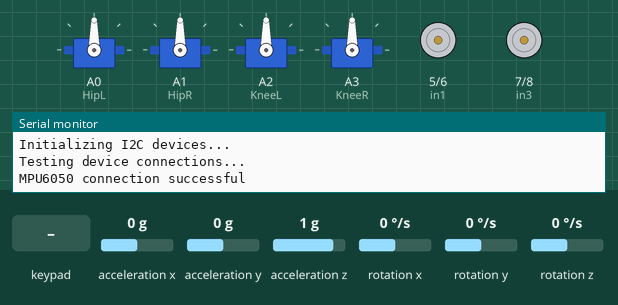
Simulated run of this sketch. Board: Arduino Uno, built with avr-gcc and run on an emulated ATmega328P. Parts: 4 × servo, motor-driver pin pairs drawn as motors (green arrow = first pin HIGH = forward, orange = second pin HIGH = backward, longer = more drive, scaled by the enable pin), the last lines printed to the serial monitor. The inputs (shaded band) are chosen by the test bench; at power-on: acceleration x 0 g, acceleration y 0 g, acceleration z 1 g, rotation x 0 °/s, rotation y 0 °/s, rotation z 0 °/s.

Above: at 0.1 s.
At 3.7 s:
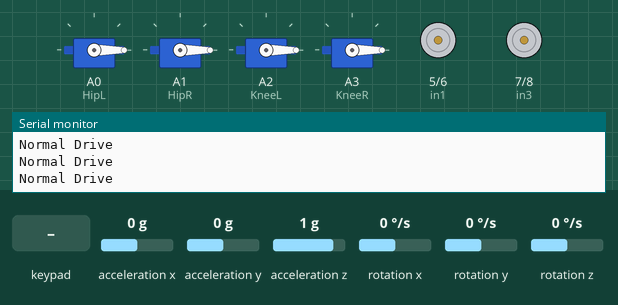
3.8 s: key 'T' pressed
At 3.95 s:
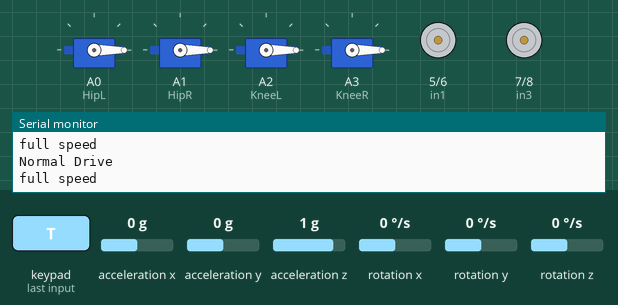
Timing chart, 0 to 6.8 s (numbered marks = the images above; inputs shaded):
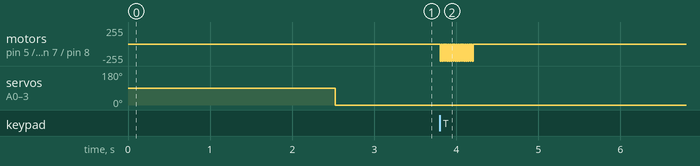

Measured:
- after the input at 3.8 s, motor on pin 5 (in1) / pin 6 (in2), motor on pin 7 (in3) / pin 8 (in4): alternates backward 255/255 for 0.01 s and stopped for 0.02 s, 32 changes in all, then stays stopped, starting at once

The sketch:

insane_calculation.ino
```cpp
#include <PS2X_lib.h>
#include <Servo.h>
#include <Wire.h>
#include <I2Cdev.h>
#include <MPU6050.h>
//////////////////////////////////////////////////////////////////////
////////////////////////////// MPU6050 ///////////////////////////////
//////////////////////////////////////////////////////////////////////
MPU6050 accelgyro;

#define runEvery(t) for (static long _lasttime;\
                         (uint16_t)((uint16_t)millis() - _lasttime) >= (t);\
                         _lasttime += (t))


int16_t ax, ay, az;
float accBiasX, accBiasY, accBiasZ;
float accAngleX, accAngleY;
double accPitch, accRoll;

int16_t gx, gy, gz;
float gyroBiasX, gyroBiasY, gyroBiasZ;
float gyroRateX, gyroRateY, gyroRateZ;
float gyroBias_oldX, gyroBias_oldY, gyroBias_oldZ;
float gyroPitch = 180;
float gyroRoll = -180;
float gyroYaw = 0;

uint32_t timer;

// input
double InputPitch, InputRoll;

// initial values
double InitialRoll;

//////////////////////////////////////////////////////////////////////
//////////////////////////////  Normal ///////////////////////////////
//////////////////////////////////////////////////////////////////////

PS2X ps2x;
int mode=1;
Servo HipL, HipR, KneeL, KneeR;
int X, Y, x, y, a1, b1, a2, b2;
const int in1 = 5;
const int in2 = 6;
const int in3 = 7;
const int in4 = 8;
const int enA = 3;
const int enB = 9;
int fspeed = 255;
int rspeed, lspeed;
byte PS2 = 0;

///////////////////////////////////////////////////////////////////
////////////////////////////  SETUP  //////////////////////////////
///////////////////////////////////////////////////////////////////

void setup() {

  ////////////////////////  NORMAL SETUP  //////////////////////////////

  pinMode(in1, OUTPUT);
  pinMode(in2, OUTPUT);
  pinMode(in3, OUTPUT);
  pinMode(in4, OUTPUT);
  pinMode(enA, OUTPUT);
  pinMode(enB, OUTPUT);
  PS2 = ps2x.config_gamepad(13, 11, 10, 12, false, false);
  HipL.attach(A0);
  HipR.attach(A1);
  KneeL.attach(A2);
  KneeR.attach(A3);
  x = 0;
  y = 0;
  Serial.begin(57600);

  //////////////////////////////// MPU SETUP  /////////////////////////

  Serial.println("Initializing I2C devices...");
  accelgyro.initialize();

  // verify connection
  Serial.println("Testing device connections...");
  Serial.println(accelgyro.testConnection() ? "MPU6050 connection successful" : "MPU6050 connection failed");

  delay(1500);


 //TODO: Better calibration
  accelgyro.setXAccelOffset(-3522);
  accelgyro.setYAccelOffset(2488);
  accelgyro.setZAccelOffset(1022);
  accelgyro.setXGyroOffset(30);
  accelgyro.setYGyroOffset(1682);
  accelgyro.setZGyroOffset(116);

  gyroBiasX = 0;
  gyroBiasY = 0;
  gyroBiasZ = 0;

  accBiasX = 0;//4
  accBiasY = 0;//-4
  accBiasZ = 0;//16378

  //Get Starting Pitch and Roll
  accelgyro.getMotion6(&ax, &ay, &az, &gx, &gy, &gz);

  accPitch = (atan2(-ax, -az) + PI) * RAD_TO_DEG;
  accRoll = (atan2(ay, -az) + PI) * RAD_TO_DEG;

  if (accPitch <= 360 & accPitch >= 180) {
    accPitch = accPitch - 360;
  }

  if (accRoll <= 360 & accRoll >= 180) {
    accRoll = accRoll - 360;
  }

  gyroPitch = accPitch;
  gyroRoll = accRoll;

  timer = micros();
  delay(1000);
  initializeValues ();

}  //_____________________ END OF SET UP________________________________
   /////////////////////////////////////////////////////////////////////


double Setpoint;
void initializeValues() {

  accelgyro.getMotion6(&ax, &ay, &az, &gx, &gy, &gz);

  //////////////////////
  //  Accelerometer   //
  //////////////////////
  accPitch = (atan2(-ax/182.0, -az/182.0) + PI) * RAD_TO_DEG;
  accRoll = (atan2(ay/182.0, -az/182.0) + PI) * RAD_TO_DEG;

  if (accRoll <= 360 & accRoll >= 180) {
    accRoll = accRoll - 360;
  }

  //////////////////////
  //      GYRO        //
  //////////////////////

  gyroRateX = ((int)gx - gyroBiasX) * 131;

  gyroPitch += gyroRateY * ((double)(micros() - timer) / 1000000);


  timer = micros();
  InitialRoll = accRoll;

  Setpoint = InitialRoll;
}
double filtered = 0;


//////////////////////////////////////////////////////////////////
////////////////////////// LOOP //////////////////////////////////
//////////////////////////////////////////////////////////////////

void loop() {
  ps2x.read_gamepad();
  int mode =1;
  if(ps2x.Button(PSB_SELECT)){
    mode+=1;
  }
  if(mode%2==1){
    Normal();
    Serial.println("Normal Drive");

  }
  else if (mode%2==0){
    Balance();
    Serial.println("self balanced drive");
  }
  else{
    mode=1;
  }

}

/////////////////////////////////////////////////////////////////////
//////////////////////////// Normal mode ////////////////////////////
/////////////////////////////////////////////////////////////////////

void Normal(){
  if (ps2x.Button(PSB_GREEN)) {
    digitalWrite(in1, LOW);
    digitalWrite(in2, HIGH );
    digitalWrite(in3, LOW);
    digitalWrite(in4, HIGH);
    analogWrite(enB, fspeed);
    analogWrite(enA, fspeed);
    Serial.println("full speed");
    delay(10);
  }
  if (ps2x.Analog(PSS_RY) > 128) {
    rspeed = map(ps2x.Analog(PSS_RY), 129, 255, 0, 255);
    Serial.println(rspeed);
    digitalWrite(in1, HIGH);
    digitalWrite(in2, LOW);
    analogWrite(enA, rspeed);
    delay(10);
  }

  if (ps2x.Analog(PSS_RY) < 128) {
    rspeed = map(ps2x.Analog(PSS_RY), 0, 127, 255, 0);
    digitalWrite(in1, LOW);
    digitalWrite(in2, HIGH);
    Serial.println(rspeed);
    analogWrite(enA, rspeed);
    delay(10);
  }

  if (ps2x.Analog(PSS_LY) < 128)  {
    lspeed = map(ps2x.Analog(PSS_LY), 0, 127, 255, 0);
    digitalWrite(in3, LOW);
    digitalWrite(in4, HIGH);
    analogWrite(enB, lspeed);
    Serial.println(lspeed);
    delay(10);

  }
  if (ps2x.Analog(PSS_LY) > 128)  {
    lspeed = map(ps2x.Analog(PSS_LY), 129, 255, 0, 255);
    digitalWrite(in3, HIGH);
    digitalWrite(in4, LOW);
    analogWrite(enB, lspeed);
    Serial.println(lspeed);
    delay(10);
  }

  else {
    analogWrite(enA, 0);
    analogWrite(enB, 0);
  }
  delay(10);
  ///******************  FOOT   *****************///
  if (ps2x.Button(PSB_L2)) {
    a1 = 1;
  }
  else {
    a1 = 0;
  }
  if (ps2x.Button(PSB_L1)) {
    a2 = 1;
  }
  else {
    a2 = 0;
  }
  if (ps2x.Button(PSB_R1)) {
    b1 = 1;
  }
  else {
    b1 = 0;
  }
  if (ps2x.Button(PSB_R2)) {
    b2 = 1;
  }
  else {
    b2 = 0;
  }


  if (a1 == 1) {
    X = ++x;
    delay(5);
  }
  if (a2 == 1) {
    X = --x;
    delay(5);
  }
  if (b1 == 1) {
    Y = ++y;
    delay(5);
  }
  if (b2 == 1) {
    Y = --y;
    delay(5);
  }


  if (X > 180 ) {
    X = 180;
  }
  else if (X < 0) {
    X = 0;
  }
  else {
    X = X;
  }
  if ( Y > 180 ) {

    Y = 180;
  }
  else if (Y < 0 ) {
    Y = 0;
  }
  else {
    Y = Y;
  }
  //Serial.print("  X>>"); Serial.print(X);
  //Serial.print("  Y>>"); Serial.print(Y);
  HipL.write(X);
  KneeL.write(X);
  HipR.write(Y);
  KneeR.write(Y);
  x = X;
  y = Y;
  delay(5);
}  //__________________________ NORMAL MODE END _______________________
   /////////////////////////////////////////////////////////////////////


/////////////////////////////////////////////////////////////////////
////////////////////////////// MPU mode /////////////////////////////
/////////////////////////////////////////////////////////////////////
void Balance() {
   runEvery(10) {
    accelgyro.getMotion6(&ax, &ay, &az, &gx, &gy, &gz);
    //////////////////////
    //  Accelerometer   //
    //////////////////////

    accRoll = (atan2(ay/182.0, -az/182.0) + PI) * RAD_TO_DEG;

    if (accRoll <= 360 & accRoll >= 180) {
      accRoll = accRoll - 360;
    }


    //////////////////////
    //      GYRO        //
    //////////////////////

    gyroRateX = -((int)gx - gyroBiasX) / 131;


    double gyroVal = gyroRateX * ((double)(micros() - timer) / 1000000);

    timer = micros();

    //Complementary filter
    filtered = 0.98 * (filtered + gyroVal) + 0.02 * (accRoll);

    MotorControl(Compute(filtered - InitialRoll));
}
}

/////////////////////////////////////////////////////////////////////
/////////////////////////// MOTOR CONTROL ///////////////////////////
/////////////////////////////////////////////////////////////////////

void MotorControl(double out) {
  if (out < 0) {
    digitalWrite(in1, LOW);
    digitalWrite(in2, HIGH);
    digitalWrite(in3, LOW);
    digitalWrite(in4, HIGH);

    Serial.print(out);Serial.println("  balancing 1");

  } if (out > 0){
    digitalWrite(in1, HIGH);
    digitalWrite(in2, LOW);
    digitalWrite(in3, HIGH);
    digitalWrite(in4, LOW);
    Serial.print(out);Serial.println("  balancing 2");
  }
  byte vel = abs(out);
  if (vel < 0)
    vel = 0;
  if (vel > 255)
    vel = 255;

  analogWrite( enA, abs(vel));
  analogWrite( enB, abs(vel));
}

/////////////////////////////////////////////////////////////////////////
///////////////////////////////// PID Tuning  ///////////////////////////
/////////////////////////////////////////////////////////////////////////

int outMax = 255;
int outMin = -255;
float lastInput = 0;
double ITerm = 0;
double kp =30;
double ki =1;
double kd =1;

double Compute(double input)
{

  double error = Setpoint - input;
  //Serial.print(error);Serial.println(" == error");
  ITerm += (ki * error);

  if (ITerm > outMax) ITerm = outMax;
  else if (ITerm < outMin) ITerm = outMin;
  double dInput = (input - lastInput);


  /*Compute PID Output*/
  double output = kp * error + ITerm + kd * dInput;

  if (output > outMax) output = outMax;
  else if (output < outMin) output = outMin;

  /*Remember some variables for next time*/
  lastInput = input;
  return output;
}
```
